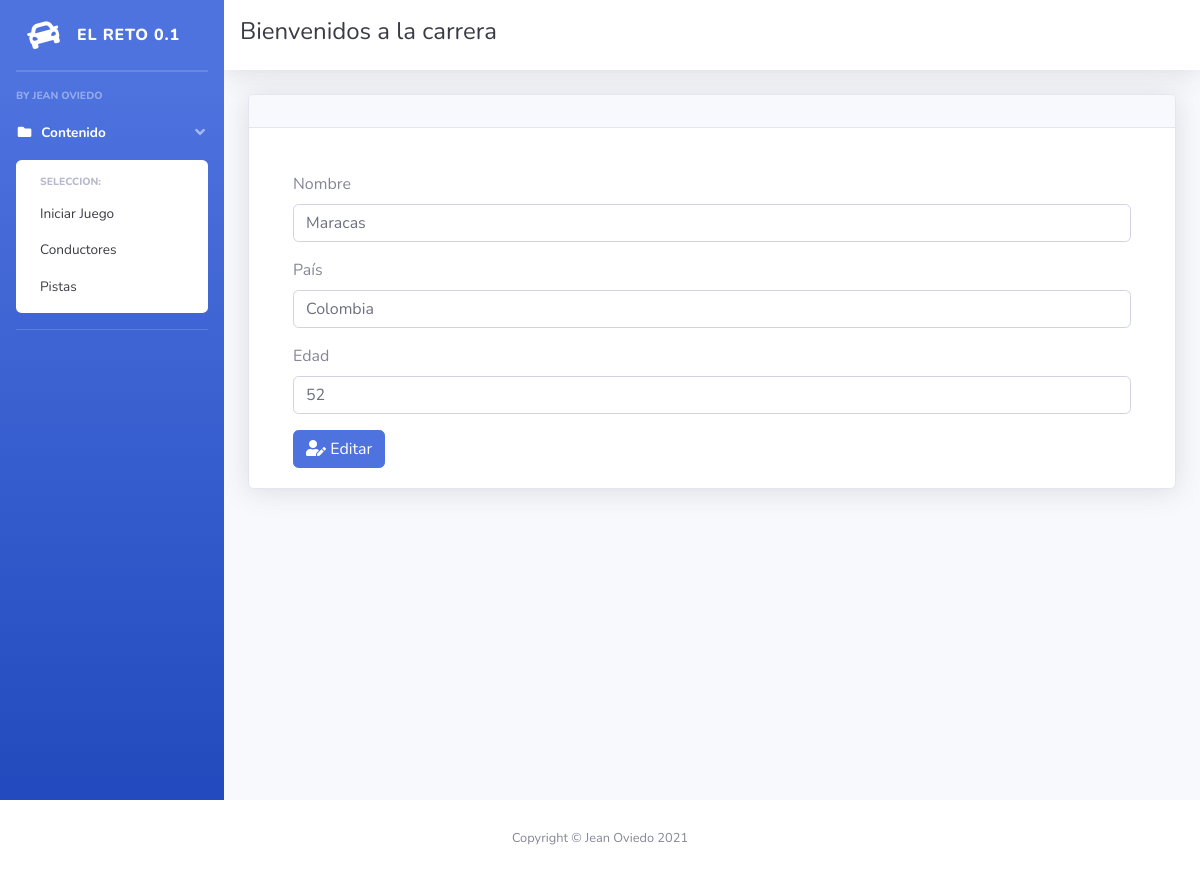
Page /Views/pages/edconductor.php?id=1 on the committed database.
### tables this page shows
CREATE TABLE `corredor` (
  `id` int(11) NOT NULL,
  `nombre` varchar(50) NOT NULL,
  `pais` varchar(50) NOT NULL,
  `edad` int(99) NOT NULL
);

### Controllers/funciones.php (called while the page is built, shortened)
<?php
function listarconductoruno($codconductor,$mysqli){
	$sql="SELECT * FROM corredor WHERE id='$codconductor'";
	$resultado=$mysqli->query($sql);
	return $resultado;
}
?>

### Views/pages/edconductor.php (the view, shortened to what this page needs)
<?php
include '../../Views/header.php';
require ('../../Controllers/funciones.php');
require ('../../Controllers/conexion.php');
if (!empty($_POST)) {
    $alert = "";
    if (empty($_POST['nombre']) || empty($_POST['pais']) || empty($_POST['edad'])) {
      $alert = '<p class"error">Todo los campos son requeridos </p>' ;
      echo  "" .$alert."";
    } else {
      $id = $_POST['id'];
      $nombre = $_POST['nombre'];
      $pais = $_POST['pais'];
      $edad = $_POST['edad'];
    $conductor=actualizacorredor($nombre,$pais,$edad,$id,$mysqli);
    }
  }
  else
  {
  $codconductor = $_GET['id'];
  $data=listarconductoruno($codconductor,$mysqli);
  $data2= $data->fetch_array();
      $nombre = $data2['nombre'];
      $pais = $data2['pais'];
      $edad = $data2['edad'];
  ?>
 <div class="container-fluid">
<div class="card shadow mb-4">
    <div class="card-header py-3">
    </div>
    <div class="card-body">
<br>
<div class="container">
<div class="row">
<div class="col-lg-12">
          <form class="" action="" method="post">
            <div class="form-group">
              <label for="nombre">Nombre</label>
              <input type="text" placeholder="Ingrese Nombre" name="nombre" class="form-control" id="nombre" value="<?php echo $nombre; ?>">
            </div>
            <div class="form-group">
              <label for="telefono">País</label>
              <input type="text" placeholder="Ingrese Pais" name="pais" class="form-control" id="pais" value="<?php echo $pais; ?>">
            </div>
            <div class="form-group">
              <label for="direccion">Edad</label>
              <input type="text" placeholder="Ingrese Direccion" name="edad" class="form-control" id="edad" value="<?php echo $edad; ?>">
            </div>
            <button type="submit" class="btn btn-primary"><i class="fas fa-user-edit"></i> Editar </button>
          </form>
        </div>
      </div>
    </div>
  </div>
</div>
</div>
        </div>
    </div>
</div>
<?php
  }
include '../../views/footer.php'; ?>

### rows in the picture
corredor: nombre "Maracas", pais "Colombia", edad "52"
